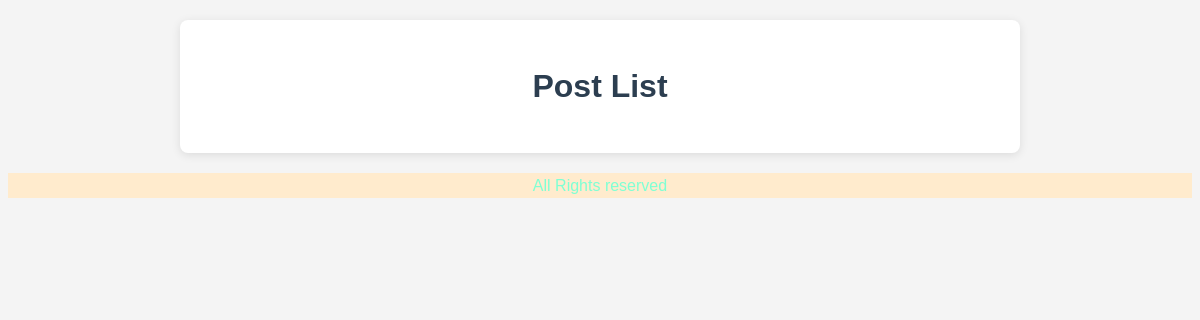
The page /blog/ on the database as committed earlier.
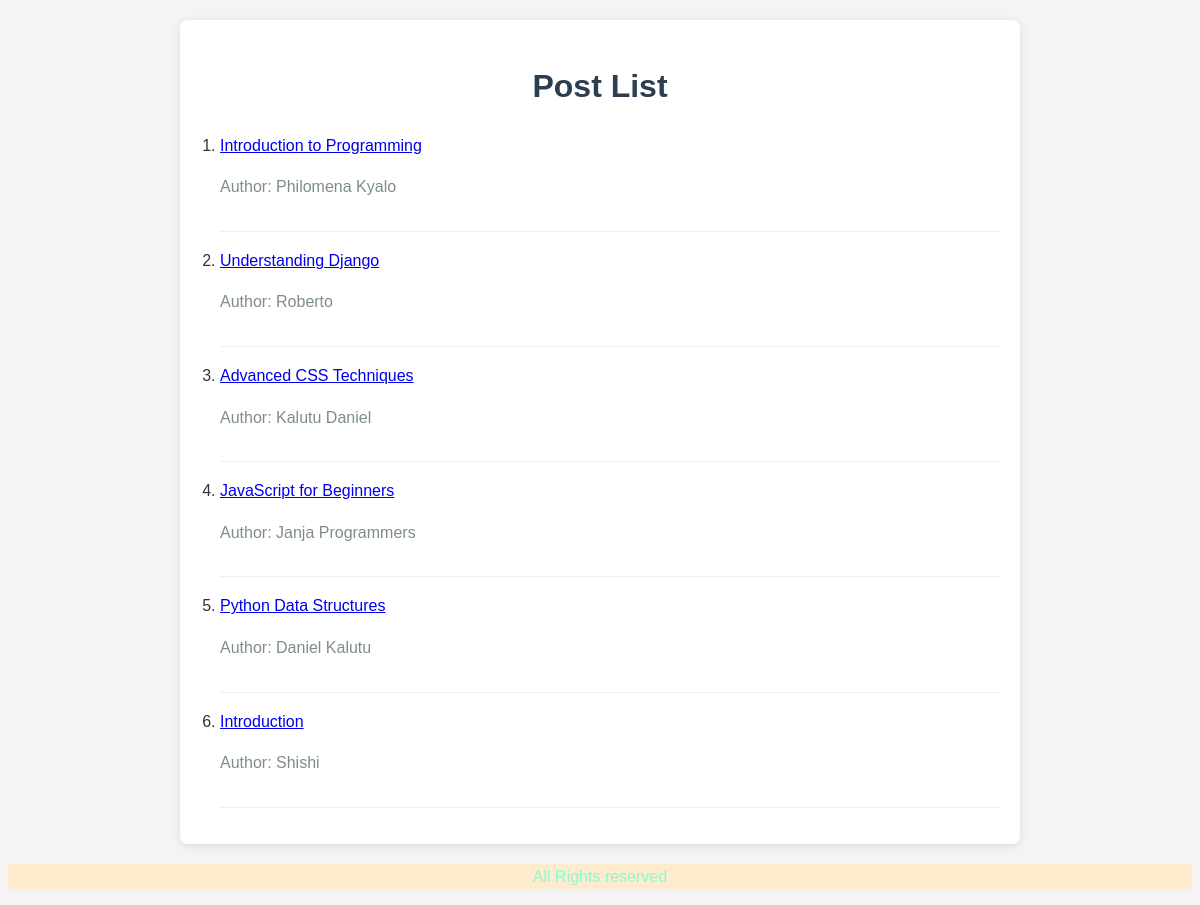
The same page on the database as committed later.
### blog/models.py (models this page shows, shortened)
class Post(models.Model):
    title = models.CharField(max_length=200)
    author = models.CharField(max_length=100)
    content = models.TextField()
    date_created = models.DateTimeField(default=timezone.now, blank=True)
    category = models.CharField(max_length=100, blank=True)
    tags = models.CharField(max_length=200, blank=True)
    status = models.CharField(max_length=10, choices=[('draft', 'Draft'), ('published', 'Published')], default='draft')

### blog/views.py (the view)
# urls.py: path('', views.post_list, name='list'),
def post_list(request):
    posts = Post.objects.all()
    title = 'list'
    context = {
        'posts':posts,
        'title':title
    }
    return render(request, 'index.html', context )

### blog/templates/index.html
{% extends 'base.html' %} {% block content %}
<div class="post-list-container">
  <h1 class="post-list-title">Post List</h1>
  <ol class="post-list">
    {% for post in posts %}
    <li class="post-item">
      <p class="post-title">
        <a href="{% url 'detail' post.id %}">{{ post.title }}</a>
      </p>
      <p class="post-author">Author: {{ post.author }}</p>
    </li>
    {% endfor %}
  </ol>
</div>
{% endblock content %}

### blog/templates/base.html (shortened to what this page needs)
{% load static %}
<!DOCTYPE html>
<html lang="en">
  <head>
    <link rel="stylesheet" href="{%static 'css/style.css'%}" />
  </head>
  <body>
    {% block content %} {% endblock content %}
  </body>
  <footer>
    <p>All Rights reserved</p>
  </footer>
</html>

### static/css/style.css (style rules this page uses)
body { font-family: "Arial", sans-serif; line-height: 1.6; background-color: #f4f4f4; color: #333; }
.post-list-container { max-width: 800px; margin: 20px auto; background-color: #fff; padding: 20px; border-radius: 8px; box-shadow: 0 2px 10px rgba(0, 0, 0, 0.1); }
.post-list-title { font-size: 32px; color: #2c3e50; margin-bottom: 20px; text-align: center; }
.post-list { list-style-type: decimal; padding-left: 20px; }
.post-item { margin-bottom: 15px; padding-bottom: 15px; border-bottom: 1px solid #eee; }
.post-author { font-size: 16px; color: #7f8c8d; margin-top: 5px; }
footer { background-color: blanchedalmond; color: aquamarine; text-align: center; }

Rows that differ between the two databases and show on the page:
added Post: title "Introduction to Programming", author "Philomena Kyalo"
added Post: title "Understanding Django", author "Roberto"
added Post: title "Advanced CSS Techniques", author "Kalutu Daniel"
added Post: title "JavaScript for Beginners", author "Janja Programmers"
added Post: title "Python Data Structures", author "Daniel Kalutu"
added Post: title "Introduction", author "Shishi"
